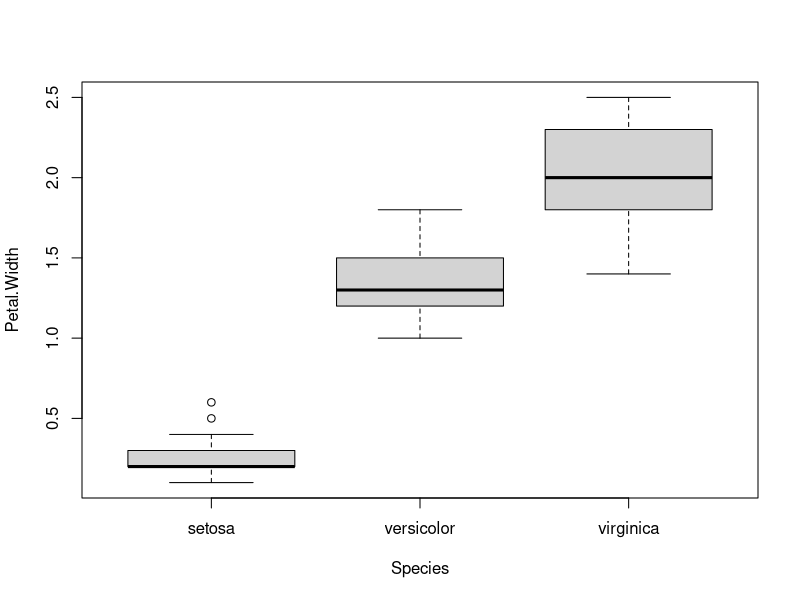
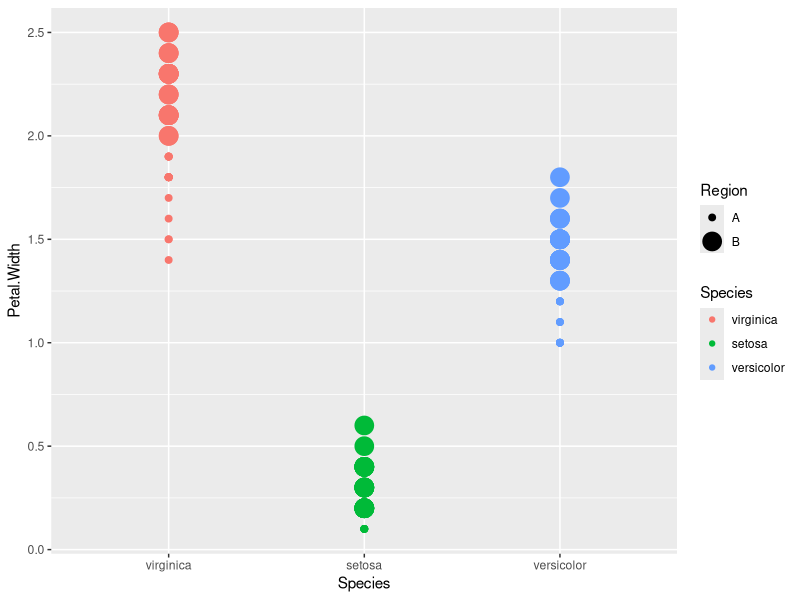

These figures' R source, in order:
## ---- chunk 1
#| label: setup
library(tidyverse)
## ---- chunk 2
#| label: overview
plot(Petal.Width ~ Species, data=iris, color=Species)
summary(aov(Petal.Width ~ Species, data=iris))
## ---- chunk 3
contr.treatment(3) # default
contr.sum(3)
## ---- chunk 4
#| label: anova_lm
lm_res=lm(Petal.Width ~ Species, data=iris)
aov_res=aov(Petal.Width ~ Species, data=iris)

# notice that Std.error on Speciesversicolor=Speciesvriginical (by homoscedastity assumption)
summary(lm_res) 
anova(lm_res)
summary(aov_res)
## ---- chunk 5
#| label: contrasts1
data(iris) # ensure to start with default iris

class(iris$Species)
summary(iris$Species)
levels(iris$Species)
# contrasts are a property of factorial variable
contrasts(iris$Species)

# re-sorting level order
iris$Species = relevel(iris$Species, "virginica")
contrasts(iris$Species)
## ---- chunk 6
#| label: 2way_rand
df = iris

# define vector of length nrow(iris) with nr regions
nr=2
regions=rep(LETTERS[1:nr], nrow(iris)/nr)
df$Region=sample(regions)                  # randomize regions

summary(aov(Petal.Width ~ Species + Region + Species*Region, data=df))
## ---- chunk 7
#| label: 2way_assoc
nr=2
df = iris %>% group_by(Species) %>% arrange(Petal.Width, .by_group=TRUE)
df$Region = rep(rep(LETTERS[1:nr],each=50/nr),3)

df %>% ggplot(aes(x=Species, y=Petal.Width, col=Species, size=Region)) + geom_point()
summary(aov(Petal.Width ~ Species + Region + Species*Region, data=df))
